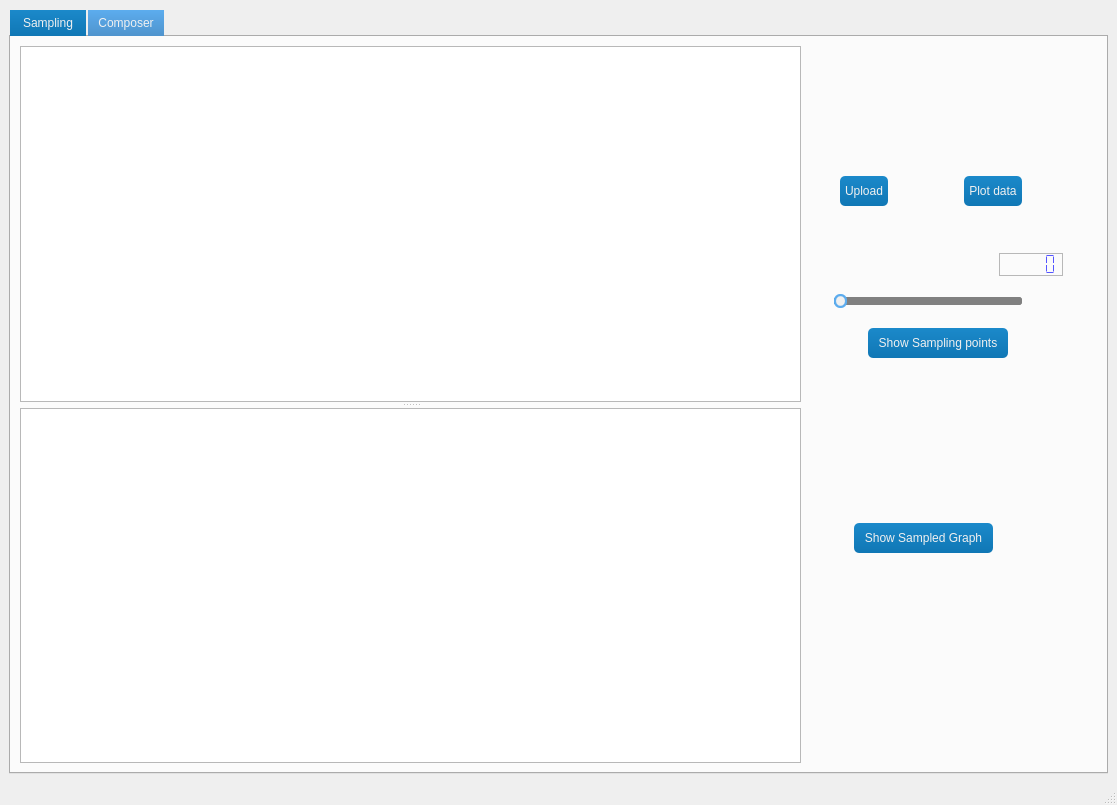
<?xml version="1.0" encoding="UTF-8"?>
<ui version="4.0">
 <class>MainWindow</class>
 <widget class="QMainWindow" name="MainWindow">
  <property name="geometry">
   <rect>
    <x>0</x>
    <y>0</y>
    <width>1117</width>
    <height>805</height>
   </rect>
  </property>
  <property name="windowTitle">
   <string>MainWindow</string>
  </property>
  <widget class="QWidget" name="centralwidget">
   <layout class="QGridLayout" name="gridLayout">
    <item row="1" column="0">
     <widget class="QTabWidget" name="tabWidget">
      <property name="sizePolicy">
       <sizepolicy hsizetype="Expanding" vsizetype="Expanding">
        <horstretch>0</horstretch>
        <verstretch>0</verstretch>
       </sizepolicy>
      </property>
      <property name="styleSheet">
       <string notr="true">QWidget#frmLogin,QWidget#frmPopup,QWidget#frmHostInfo,QWidget#frmLogout,QWidget#frmConfig,QWidget#frmData,QWidget#frmDefence,QWidget#frmHost,QWidget#frmMain,QWidget#frmPwd,QWidget#frmSelect,QWidget#frmMessageBox{
	border:1px solid #1B89CA;
	border-radius:0px;	
}

.QFrame{
	border:1px solid #5CACEE;
	border-radius:5px;
}

QWidget#widget_title{
	background: qlineargradient(spread:pad, x1:0, y1:0, x2:0, y2:1, stop:0 #1B89CA, stop:1 #1077B5);
}

QLabel#lab_Ico,QLabel#lab_Title{
	border-radius:0px;
	color: #F0F0F0;
	background-color:rgba(0,0,0,0);
	border-style:none;
}

QLineEdit {
	border: 1px solid #5CACEE;
	border-radius: 5px;
	padding: 2px;
	background: none;
	selection-background-color: #1B89CA;
}

QLineEdit[echoMode=&quot;2&quot;] { 
	lineedit-password-character: 9679; 
}

.QGroupBox{
	border: 1px solid #5CACEE;
	border-radius: 5px;
}

.QPushButton{
	border-style: none;
	border: 0px;
	color: #F0F0F0;
	padding: 5px;	
	min-height: 20px;
	border-radius:5px;
	background: qlineargradient(spread:pad, x1:0, y1:0, x2:0, y2:1, stop:0 #1B89CA, stop:1 #1077B5); 
}

.QPushButton[focusPolicy=&quot;0&quot;] {
	border-style: none;
	border: 0px;
	color: #F0F0F0;
	padding: 0px;	
	min-height: 10px;
	border-radius:3px;
	background: qlineargradient(spread:pad, x1:0, y1:0, x2:0, y2:1, stop:0 #1B89CA, stop:1 #1077B5); 
}

.QPushButton:hover{ 
	background: qlineargradient(spread:pad, x1:0, y1:0, x2:0, y2:1, stop:0 #5CACEE, stop:1 #4F94CD);
}

.QPushButton:pressed{ 
	background: qlineargradient(spread:pad, x1:0, y1:0, x2:0, y2:1, stop:0 #1B89CA, stop:1 #1077B5);
}

QPushButton#btnMenu,QPushButton#btnMenu_Min,QPushButton#btnMenu_Max,QPushButton#btnMenu_Close{
	border-radius:0px;
	color: #F0F0F0;
	background-color:rgba(0,0,0,0);
	border-style:none;
}

QPushButton#btnMenu:hover,QPushButton#btnMenu_Min:hover,QPushButton#btnMenu_Max:hover{
	background-color: qlineargradient(spread:pad, x1:0, y1:1, x2:0, y2:0, stop:0 rgba(25, 134, 199, 0), stop:1 #5CACEE);
}

QPushButton#btnMenu_Close:hover{
	background-color: qlineargradient(spread:pad, x1:0, y1:1, x2:0, y2:0, stop:0 rgba(238, 0, 0, 128), stop:1 rgba(238, 44, 44, 255));
}

QCheckBox {
	spacing: 2px; 
}

QCheckBox::indicator {
	width: 20px;
	height: 20px;
}

QCheckBox::indicator:unchecked {
	image: url(:/qss_icons/img_rc/checkbox_unchecked.png);
}

QCheckBox::indicator:checked {
	image: url(:/qss_icons/img_rc/checkbox_checked.png); 
}

QRadioButton {
	spacing: 2px;
}

QRadioButton::indicator {
	width: 15px; 
	height: 15px; 
}

QRadioButton::indicator::unchecked {
	image: url(:/qss_icons/img_rc/radio_normal.png); 
}

QRadioButton::indicator::checked {
	image: url(:/qss_icons/img_rc/radio_selected.png); 
}

QComboBox,QDateEdit{
	border-radius: 3px;
	padding: 1px 10px 1px 5px;
	border: 1px solid #5CACEE;
}

QComboBox::drop-down,QDateEdit::drop-down {
	subcontrol-origin: padding;
	subcontrol-position: top right;
	width: 15px; 
	border-left-width: 1px;
	border-left-style: solid;
	border-top-right-radius: 3px;
	border-bottom-right-radius: 3px;
	border-left-color: #5CACEE;
}

QComboBox::down-arrow,QDateEdit::down-arrow {
	image: url(:/qss_icons/img_rc/array_down.png); 
}

QMenu {
	background-color:#F0F0F0;
	margin: 2px;
}

QMenu::item {	
	padding: 2px 12px 2px 12px;
}

QMenu::indicator {
	width: 13px;
	height: 13px;
}

QMenu::item:selected {
	color: #FFFFFF;
	background: qlineargradient(spread:pad, x1:0, y1:0, x2:0, y2:1, stop:0 #1B89CA, stop:1 #1077B5); 
}

QMenu::separator {
	height: 1px;
	background: #5CACEE;
}

QProgressBar {
	border-radius: 5px;
	text-align: center;
	border: 1px solid #5CACEE;
}

QProgressBar::chunk {
	width: 5px; 
	margin: 0.5px;
	background-color: #1B89CA;
}

QSlider::groove:horizontal,QSlider::add-page:horizontal { 
	background: #808080; 
	height: 8px; 
	border-radius: 3px; 
}

QSlider::sub-page:horizontal {
	height: 8px; 
	border-radius: 3px;
	background: qlineargradient(spread:pad, x1:0, y1:0, x2:0, y2:1, stop:0 #1B89CA, stop:1 #1077B5); 
}

QSlider::handle:horizontal {
	width: 13px; 
	margin-top: -3px; 
	margin-bottom: -3px; 
	border-radius: 6px;
	background: qradialgradient(spread:pad, cx:0.5, cy:0.5, radius:0.5, fx:0.5, fy:0.5,stop:0.6 #F0F0F0, stop:0.778409 #5CACEE);
}

QSlider::handle:horizontal:hover {
	background: qradialgradient(spread: pad, cx: 0.5, cy: 0.5, radius: 0.5, fx: 0.5, fy: 0.5, stop: 0.6 #F0F0F0,stop:0.778409 #1B89CA);
}

QSlider::groove:vertical,QSlider::sub-page:vertical {
	background:#808080; 
	width: 8px; 
	border-radius: 3px;
}

QSlider::add-page:vertical {
	width: 8px;
	border-radius: 3px;
	background: qlineargradient(spread:pad, x1:0, y1:0, x2:0, y2:1, stop:0 #1B89CA, stop:1 #1077B5); 
}

QSlider::handle:vertical {
	height: 14px; 
	margin-left: -3px;
	margin-right: -3px;
	border-radius: 6px;
	background: qradialgradient(spread: pad, cx: 0.5, cy: 0.5, radius: 0.5, fx: 0.5, fy: 0.5, stop: 0.6 #F0F0F0, stop:0.778409 #5CACEE);
}

QSlider::handle:vertical:hover {
	background: qradialgradient(spread: pad, cx: 0.5, cy: 0.5, radius: 0.5, fx: 0.5, fy: 0.5, stop: 0.6 #F0F0F0,stop:0.778409 #1B89CA);
}

QScrollBar:vertical {
	width:10px; 
	background-color:rgba(0,0,0,0%); 
	padding-top:10px; 
	padding-bottom:10px;
}

QScrollBar:horizontal {
	height:10px; 
	background-color:rgba(0,0,0,0%); 
	padding-left:10px; padding-right:10px;
}

QScrollBar::handle:vertical {
	width:10px;
	background: qlineargradient(spread:pad, x1:0, y1:0, x2:0, y2:1, stop:0 #5CACEE, stop:1 #4F94CD); 
}

QScrollBar::handle:horizontal {
	height:10px;
	background: qlineargradient(spread:pad, x1:0, y1:0, x2:0, y2:1, stop:0 #5CACEE, stop:1 #4F94CD); 
}

QScrollBar::handle:vertical:hover {
	width:10px;
	background: qlineargradient(spread:pad, x1:0, y1:0, x2:0, y2:1, stop:0 #1B89CA, stop:1 #1077B5); 
}

QScrollBar::handle:horizontal:hover {
	height:10px;
	background: qlineargradient(spread:pad, x1:0, y1:0, x2:0, y2:1, stop:0 #1B89CA, stop:1 #1077B5); 
}

QScrollBar::add-line:vertical {
	height:10px;
	width:10px;
	subcontrol-position: bottom; 
	subcontrol-origin: margin;
	border-image:url(:/qss_icons/img_rc/add-line_vertical.png);
}

QScrollBar::add-line:horizontal {
	height:10px;
	width:10px;
	subcontrol-position: right;
	subcontrol-origin: margin;
	border-image:url(:/qss_icons/img_rc/add-line_horizontal.png);
}

QScrollBar::sub-line:vertical {
	height:10px;
	width:10px;
	subcontrol-position: top; 
	subcontrol-origin: margin;
	border-image:url(:/qss_icons/img_rc/sub-line_vertical.png);
}

QScrollBar::sub-line:horizontal {
	height:10px;
	width:10px;
	subcontrol-position: left;
	subcontrol-origin: margin;
	border-image:url(:/qss_icons/img_rc/sub-line_horizontal.png);
}

QScrollBar::add-page:vertical,QScrollBar::sub-page:vertical {
	width:10px;
	background: #C0C0C0;
}

QScrollBar::add-page:horizontal,QScrollBar::sub-page:horizontal {
	height:10px;
	background: #C0C0C0;
}

QScrollArea {
	border: 0px ; 
}

QTreeView,QListView,QTableView{
	border: 1px solid #5CACEE; 
	selection-background-color: #1B89CA;
	selection-color: #F0F0F0;
}

QTableView::item:selected, QListView::item:selected, QTreeView::item:selected {
	color: #F0F0F0;
	background: qlineargradient(spread:pad, x1:0, y1:0, x2:0, y2:1, stop:0 #1B89CA, stop:1 #1077B5); 
}

QTableView::item:hover, QListView::item:hover, QTreeView::item:hover {
	color: #F0F0F0;
	background: qlineargradient(spread:pad, x1:0, y1:0, x2:0, y2:1, stop:0 #5CACEE, stop:1 #4F94CD); 
}

QTableView::item, QListView::item, QTreeView::item {
	padding: 5px; 
	margin: 0px; 
}

QHeaderView::section {
	padding:3px;
	margin:0px;
	color:#F0F0F0;
	border: 1px solid #F0F0F0;
	background: qlineargradient(spread:pad, x1:0, y1:0, x2:0, y2:1, stop:0 #5CACEE, stop:1 #4F94CD);
}

QTabBar::tab {
	border-bottom-left-radius:0px;
	border-bottom-right-radius:0px;
	color: #F0F0F0;
	min-width: 60px;
	min-height: 20px;
	padding: 3px 8px 3px 8px;
	margin:1px;
	background: qlineargradient(spread:pad, x1:0, y1:0, x2:0, y2:1, stop:0 #5CACEE, stop:1 #4F94CD); 
}

QTabBar::tab:selected, QTabBar::tab:hover {
	background: qlineargradient(spread:pad, x1:0, y1:0, x2:0, y2:1, stop:0 #1B89CA, stop:1 #1077B5); 
}

QStatusBar::item {
     border: 1px solid #5CACEE;
     border-radius: 3px;
}</string>
      </property>
      <property name="currentIndex">
       <number>0</number>
      </property>
      <property name="usesScrollButtons">
       <bool>true</bool>
      </property>
      <widget class="QWidget" name="tab">
       <attribute name="title">
        <string>Sampling</string>
       </attribute>
       <layout class="QGridLayout" name="gridLayout_2">
        <item row="5" column="2" rowspan="2" colspan="9">
         <widget class="QSlider" name="horizontalSlider">
          <property name="orientation">
           <enum>Qt::Horizontal</enum>
          </property>
         </widget>
        </item>
        <item row="10" column="6" colspan="2">
         <spacer name="verticalSpacer_2">
          <property name="orientation">
           <enum>Qt::Vertical</enum>
          </property>
          <property name="sizeHint" stdset="0">
           <size>
            <width>20</width>
            <height>204</height>
           </size>
          </property>
         </spacer>
        </item>
        <item row="3" column="9" rowspan="2" colspan="4">
         <widget class="QLCDNumber" name="lcdNumber">
          <property name="font">
           <font>
            <family>Microsoft New Tai Lue</family>
            <pointsize>10</pointsize>
            <weight>75</weight>
            <bold>true</bold>
           </font>
          </property>
          <property name="styleSheet">
           <string notr="true">color: rgb(85, 85, 255);</string>
          </property>
          <property name="frameShape">
           <enum>QFrame::StyledPanel</enum>
          </property>
          <property name="lineWidth">
           <number>25</number>
          </property>
          <property name="midLineWidth">
           <number>45</number>
          </property>
          <property name="smallDecimalPoint">
           <bool>false</bool>
          </property>
          <property name="digitCount">
           <number>5</number>
          </property>
          <property name="segmentStyle">
           <enum>QLCDNumber::Flat</enum>
          </property>
         </widget>
        </item>
        <item row="0" column="5">
         <spacer name="verticalSpacer_6">
          <property name="orientation">
           <enum>Qt::Vertical</enum>
          </property>
          <property name="sizeHint" stdset="0">
           <size>
            <width>20</width>
            <height>124</height>
           </size>
          </property>
         </spacer>
        </item>
        <item row="9" column="4" colspan="5">
         <widget class="QPushButton" name="pushButton_4">
          <property name="text">
           <string>Show Sampled Graph</string>
          </property>
         </widget>
        </item>
        <item row="4" column="11" rowspan="2">
         <spacer name="verticalSpacer_4">
          <property name="orientation">
           <enum>Qt::Vertical</enum>
          </property>
          <property name="sizeHint" stdset="0">
           <size>
            <width>20</width>
            <height>12</height>
           </size>
          </property>
         </spacer>
        </item>
        <item row="1" column="11" colspan="4">
         <spacer name="horizontalSpacer_10">
          <property name="orientation">
           <enum>Qt::Horizontal</enum>
          </property>
          <property name="sizeHint" stdset="0">
           <size>
            <width>48</width>
            <height>20</height>
           </size>
          </property>
         </spacer>
        </item>
        <item row="1" column="6">
         <spacer name="horizontalSpacer_11">
          <property name="orientation">
           <enum>Qt::Horizontal</enum>
          </property>
          <property name="sizeHint" stdset="0">
           <size>
            <width>47</width>
            <height>20</height>
           </size>
          </property>
         </spacer>
        </item>
        <item row="1" column="7" colspan="4">
         <widget class="QPushButton" name="Plotdata">
          <property name="text">
           <string>Plot data</string>
          </property>
         </widget>
        </item>
        <item row="5" column="1" rowspan="2">
         <spacer name="horizontalSpacer_5">
          <property name="orientation">
           <enum>Qt::Horizontal</enum>
          </property>
          <property name="sizeHint" stdset="0">
           <size>
            <width>291</width>
            <height>20</height>
           </size>
          </property>
         </spacer>
        </item>
        <item row="0" column="8">
         <spacer name="verticalSpacer_7">
          <property name="orientation">
           <enum>Qt::Vertical</enum>
          </property>
          <property name="sizeHint" stdset="0">
           <size>
            <width>20</width>
            <height>124</height>
           </size>
          </property>
         </spacer>
        </item>
        <item row="7" column="5" colspan="5">
         <widget class="QPushButton" name="pushButton">
          <property name="text">
           <string>Show Sampling points</string>
          </property>
         </widget>
        </item>
        <item row="9" column="9" colspan="6">
         <spacer name="horizontalSpacer_4">
          <property name="orientation">
           <enum>Qt::Horizontal</enum>
          </property>
          <property name="sizeHint" stdset="0">
           <size>
            <width>78</width>
            <height>20</height>
           </size>
          </property>
         </spacer>
        </item>
        <item row="5" column="14" rowspan="2">
         <spacer name="horizontalSpacer_6">
          <property name="orientation">
           <enum>Qt::Horizontal</enum>
          </property>
          <property name="sizeHint" stdset="0">
           <size>
            <width>291</width>
            <height>20</height>
           </size>
          </property>
         </spacer>
        </item>
        <item row="6" column="6" colspan="2">
         <spacer name="verticalSpacer_3">
          <property name="orientation">
           <enum>Qt::Vertical</enum>
          </property>
          <property name="sizeHint" stdset="0">
           <size>
            <width>20</width>
            <height>24</height>
           </size>
          </property>
         </spacer>
        </item>
        <item row="2" column="9" colspan="2">
         <spacer name="verticalSpacer_5">
          <property name="orientation">
           <enum>Qt::Vertical</enum>
          </property>
          <property name="sizeHint" stdset="0">
           <size>
            <width>20</width>
            <height>13</height>
           </size>
          </property>
         </spacer>
        </item>
        <item row="1" column="3" colspan="3">
         <widget class="QPushButton" name="Upload">
          <property name="text">
           <string>Upload</string>
          </property>
          <property name="iconSize">
           <size>
            <width>41</width>
            <height>27</height>
           </size>
          </property>
          <property name="flat">
           <bool>true</bool>
          </property>
         </widget>
        </item>
        <item row="7" column="10" rowspan="2" colspan="5">
         <spacer name="horizontalSpacer">
          <property name="orientation">
           <enum>Qt::Horizontal</enum>
          </property>
          <property name="sizeHint" stdset="0">
           <size>
            <width>63</width>
            <height>20</height>
           </size>
          </property>
         </spacer>
        </item>
        <item row="3" column="13" rowspan="2" colspan="2">
         <spacer name="horizontalSpacer_8">
          <property name="orientation">
           <enum>Qt::Horizontal</enum>
          </property>
          <property name="sizeHint" stdset="0">
           <size>
            <width>4</width>
            <height>20</height>
           </size>
          </property>
         </spacer>
        </item>
        <item row="8" column="6" colspan="2">
         <spacer name="verticalSpacer">
          <property name="orientation">
           <enum>Qt::Vertical</enum>
          </property>
          <property name="sizeHint" stdset="0">
           <size>
            <width>20</width>
            <height>153</height>
           </size>
          </property>
         </spacer>
        </item>
        <item row="0" column="0" rowspan="11">
         <widget class="QSplitter" name="splitter">
          <property name="sizePolicy">
           <sizepolicy hsizetype="Preferred" vsizetype="Preferred">
            <horstretch>0</horstretch>
            <verstretch>0</verstretch>
           </sizepolicy>
          </property>
          <property name="layoutDirection">
           <enum>Qt::LeftToRight</enum>
          </property>
          <property name="autoFillBackground">
           <bool>false</bool>
          </property>
          <property name="orientation">
           <enum>Qt::Vertical</enum>
          </property>
          <property name="opaqueResize">
           <bool>true</bool>
          </property>
          <property name="handleWidth">
           <number>6</number>
          </property>
          <property name="childrenCollapsible">
           <bool>true</bool>
          </property>
          <widget class="PlotWidget" name="graph1">
           <property name="sizePolicy">
            <sizepolicy hsizetype="Preferred" vsizetype="Expanding">
             <horstretch>0</horstretch>
             <verstretch>0</verstretch>
            </sizepolicy>
           </property>
           <property name="minimumSize">
            <size>
             <width>0</width>
             <height>0</height>
            </size>
           </property>
          </widget>
          <widget class="PlotWidget" name="graph2">
           <property name="sizePolicy">
            <sizepolicy hsizetype="Preferred" vsizetype="Expanding">
             <horstretch>0</horstretch>
             <verstretch>0</verstretch>
            </sizepolicy>
           </property>
           <property name="minimumSize">
            <size>
             <width>781</width>
             <height>0</height>
            </size>
           </property>
          </widget>
         </widget>
        </item>
        <item row="3" column="1" rowspan="2" colspan="8">
         <spacer name="horizontalSpacer_7">
          <property name="orientation">
           <enum>Qt::Horizontal</enum>
          </property>
          <property name="sizeHint" stdset="0">
           <size>
            <width>144</width>
            <height>20</height>
           </size>
          </property>
         </spacer>
        </item>
        <item row="1" column="1" colspan="2">
         <spacer name="horizontalSpacer_9">
          <property name="orientation">
           <enum>Qt::Horizontal</enum>
          </property>
          <property name="sizeHint" stdset="0">
           <size>
            <width>4</width>
            <height>20</height>
           </size>
          </property>
         </spacer>
        </item>
        <item row="9" column="1" colspan="3">
         <spacer name="horizontalSpacer_3">
          <property name="orientation">
           <enum>Qt::Horizontal</enum>
          </property>
          <property name="sizeHint" stdset="0">
           <size>
            <width>12</width>
            <height>20</height>
           </size>
          </property>
         </spacer>
        </item>
       </layout>
      </widget>
      <widget class="QWidget" name="tab_2">
       <attribute name="title">
        <string>Composer</string>
       </attribute>
      </widget>
     </widget>
    </item>
   </layout>
  </widget>
  <widget class="QMenuBar" name="menubar">
   <property name="geometry">
    <rect>
     <x>0</x>
     <y>0</y>
     <width>1117</width>
     <height>26</height>
    </rect>
   </property>
  </widget>
  <widget class="QStatusBar" name="statusbar"/>
 </widget>
 <customwidgets>
  <customwidget>
   <class>PlotWidget</class>
   <extends>QGraphicsView</extends>
   <header location="global">pyqtgraph</header>
  </customwidget>
 </customwidgets>
 <resources>
  <include location="../Qt_Resources/img.qrc"/>
 </resources>
 <connections>
  <connection>
   <sender>horizontalSlider</sender>
   <signal>valueChanged(int)</signal>
   <receiver>lcdNumber</receiver>
   <slot>display(int)</slot>
   <hints>
    <hint type="sourcelabel">
     <x>836</x>
     <y>286</y>
    </hint>
    <hint type="destinationlabel">
     <x>1029</x>
     <y>259</y>
    </hint>
   </hints>
  </connection>
 </connections>
</ui>
